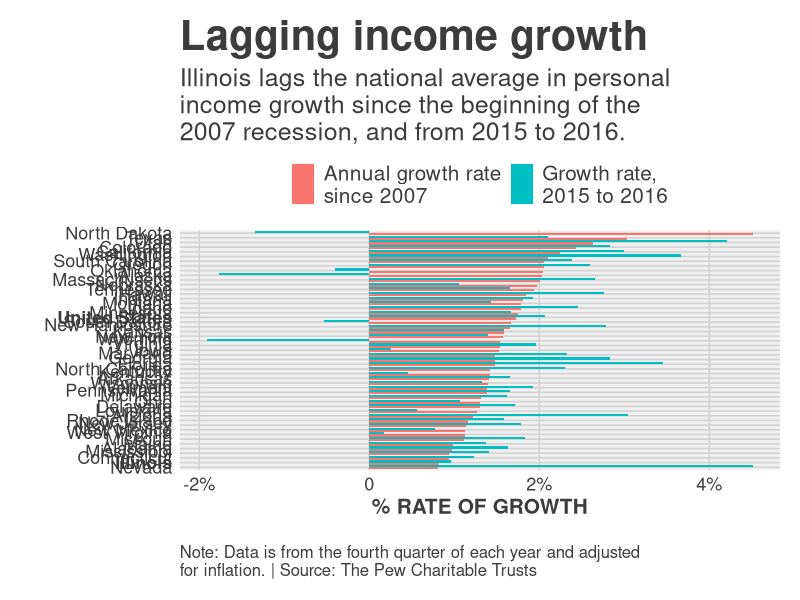

Write the R code that produced this figure.
library(tidyr)
library(readr)

# ------------
# define theme as a function - can ignore but need to 'run' this 
# do not change unless you understand what you're changing

theme_gfx <- function(...) {
  theme_fivethirtyeight() +
    theme(
      plot.background = element_rect(fill = "white"),
      legend.background = element_rect(fill = "white"),
      plot.title = element_text(size = 30),
      plot.subtitle = element_text(size = 18),
      legend.text=element_text(size=15),
      axis.title=element_text(size=15, face="bold"),
      axis.text=element_text(size=13),
      plot.caption=element_text(size=12, hjust=0),
      # This puts the legend across the top
      legend.position="top", 
      legend.direction="horizontal",
      # removes label for legend
      legend.title = element_blank(),
      ...
    )
}

# --------------

# get data
df <- read_csv("growthRate.csv")
head(df)
# sort by a specific column, not alphabetically by name
dfsort <-df[order(df$Annua_Q42007),]
head(dfsort)
# add column containing the row number. We can use this to sort later
dfsort$sort <- seq.int(nrow(dfsort)) 
head(dfsort)

# Rename column names to be more descriptive for use in legend
names(dfsort)[names(dfsort)=="Annua_Q42007"] <- "Annual growth rate\nsince 2007"
names(dfsort)[names(dfsort)=="Q42015_Q42016"] <- "Growth rate,\n2015 to 2016"
names(dfsort)

# now use tidyr to make data "long", not wide
# gather(df name, name of factor column, name of column with values,
# columns to put in value column, factor_key=TRUE)
df_long <- gather(dfsort, set, value, 2:3, factor_key=TRUE)
# compare to dfsort to see how this changed
head(df_long)

# load in ggplot and themes
library(ggplot2)
library(ggthemes)

#----Set up plot for print and online --------

# widths for pdf and png files are set up so that
# text elements work for print and online. 
# Generally, the pdf will = a 2-column graphic
# that in a pinch could be used in the paper without
# any work on my part as long as it printed in color,
# and the png will be readable on mobile.

# As for height, adjust that as necessary. Look at the
# files you create and see if they need room!

# While working out your plot, leave these items commented out
# so you can see a preview of your graphic in the plots pane
# when you're satisfied with it, then uncomment to save out
# files. Note you can't create pdfs and pngs at the same time
# you'll have to uncomment one and comment out the other.

#dev.cur()
#pdf(file="laggingincome.pdf", width = 7, height = 14) 
#png(filename = "laggingincome.png",width = 600, height = 1000, units = "px")
#-----Insert plot here -------------

grouped <- ggplot(df_long) + 
  aes(x = reorder(State, sort), # sort 'State' column by 'sort' column
      value,
      fill = set,
      label = value) + 
  # position_dodge makes grouped bars
  geom_bar(stat = "identity", position = position_dodge(width = NULL)) + 
  # make bars horizontal, apply theme
  coord_flip() + theme_gfx()

# add all the titles.
grouped <- grouped + labs(
  title="Lagging income growth", # your headline
  subtitle="Illinois lags the national average in personal\nincome growth since the beginning of the \n2007 recession, and from 2015 to 2016.",
  x=" ", 
  y="% RATE OF GROWTH",
  caption="\nNote: Data is from the fourth quarter of each year and adjusted\nfor inflation. | Source: The Pew Charitable Trusts"
  ) + 
  # if values were decimal, would be label = percent
  # instead assigns specific text to y axis labels
  scale_y_continuous(label = c("-2%","0","2%","4%")) + 
  # search for label term, replace with and make bold
  scale_x_discrete(labels=c("United States"=expression(bold("United States")),
                            "Illinois"=expression(bold("Illinois")),
                            parse=TRUE))
grouped


#----- End plot --------------
# Uncomment the line below when saving pdfs or pngs
#dev.off() 